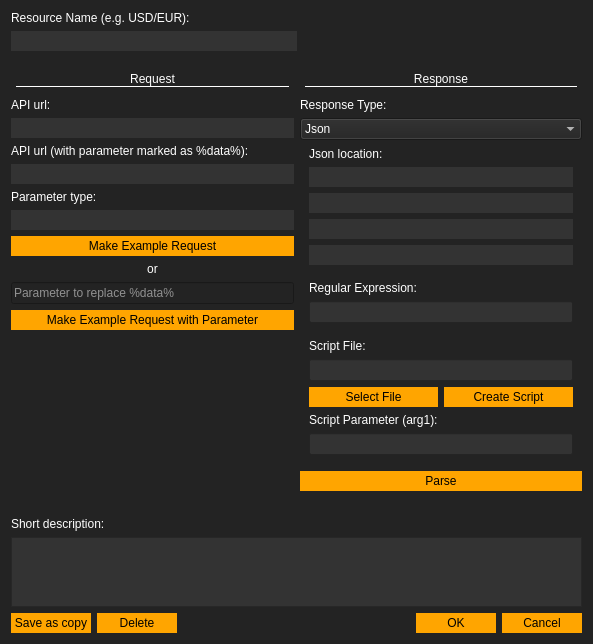
<?xml version="1.0" encoding="UTF-8"?>
<ui version="4.0">
 <class>ConfigItem</class>
 <widget class="QDialog" name="ConfigItem">
  <property name="geometry">
   <rect>
    <x>0</x>
    <y>0</y>
    <width>593</width>
    <height>439</height>
   </rect>
  </property>
  <property name="sizePolicy">
   <sizepolicy hsizetype="MinimumExpanding" vsizetype="Preferred">
    <horstretch>0</horstretch>
    <verstretch>0</verstretch>
   </sizepolicy>
  </property>
  <property name="windowTitle">
   <string>Add Item</string>
  </property>
  <property name="windowIcon">
   <iconset>
    <normaloff>resources/acria_logo5_colored.svg</normaloff>resources/acria_logo5_colored.svg</iconset>
  </property>
  <property name="styleSheet">
   <string notr="true">background-color:#232323;
color:white;</string>
  </property>
  <layout class="QVBoxLayout" name="verticalLayout">
   <item>
    <widget class="QLabel" name="label">
     <property name="text">
      <string>Resource Name (e.g. USD/EUR):</string>
     </property>
     <property name="alignment">
      <set>Qt::AlignBottom|Qt::AlignLeading|Qt::AlignLeft</set>
     </property>
    </widget>
   </item>
   <item>
    <layout class="QHBoxLayout" name="horizontalLayout_4">
     <property name="topMargin">
      <number>0</number>
     </property>
     <item>
      <widget class="QLineEdit" name="lineEdit_resource_name">
       <property name="minimumSize">
        <size>
         <width>0</width>
         <height>20</height>
        </size>
       </property>
       <property name="styleSheet">
        <string notr="true">background-color:#333333;</string>
       </property>
       <property name="frame">
        <bool>false</bool>
       </property>
      </widget>
     </item>
     <item>
      <spacer name="horizontalSpacer">
       <property name="orientation">
        <enum>Qt::Horizontal</enum>
       </property>
       <property name="sizeHint" stdset="0">
        <size>
         <width>40</width>
         <height>20</height>
        </size>
       </property>
      </spacer>
     </item>
    </layout>
   </item>
   <item>
    <layout class="QHBoxLayout" name="horizontalLayout_3">
     <property name="topMargin">
      <number>10</number>
     </property>
     <item>
      <layout class="QVBoxLayout" name="verticalLayout_3">
       <property name="topMargin">
        <number>0</number>
       </property>
       <property name="rightMargin">
        <number>0</number>
       </property>
       <item>
        <widget class="QLabel" name="label_7">
         <property name="styleSheet">
          <string notr="true">margin:5px;
border-bottom: 1px solid white;</string>
         </property>
         <property name="text">
          <string>Request</string>
         </property>
         <property name="alignment">
          <set>Qt::AlignCenter</set>
         </property>
        </widget>
       </item>
       <item>
        <widget class="QLabel" name="label_2">
         <property name="text">
          <string>API url:</string>
         </property>
         <property name="alignment">
          <set>Qt::AlignBottom|Qt::AlignLeading|Qt::AlignLeft</set>
         </property>
        </widget>
       </item>
       <item>
        <widget class="QLineEdit" name="lineEdit_2_api_url">
         <property name="minimumSize">
          <size>
           <width>0</width>
           <height>20</height>
          </size>
         </property>
         <property name="styleSheet">
          <string notr="true">background-color:#333333;</string>
         </property>
         <property name="text">
          <string/>
         </property>
         <property name="frame">
          <bool>false</bool>
         </property>
        </widget>
       </item>
       <item>
        <widget class="QLabel" name="label_4">
         <property name="text">
          <string>API url (with parameter marked as %data%):</string>
         </property>
         <property name="alignment">
          <set>Qt::AlignBottom|Qt::AlignLeading|Qt::AlignLeft</set>
         </property>
        </widget>
       </item>
       <item>
        <widget class="QLineEdit" name="lineEdit_2_api_url_2">
         <property name="minimumSize">
          <size>
           <width>0</width>
           <height>20</height>
          </size>
         </property>
         <property name="styleSheet">
          <string notr="true">background-color:#333333;</string>
         </property>
         <property name="text">
          <string/>
         </property>
         <property name="frame">
          <bool>false</bool>
         </property>
        </widget>
       </item>
       <item>
        <widget class="QLabel" name="label_5">
         <property name="text">
          <string>Parameter type:</string>
         </property>
         <property name="alignment">
          <set>Qt::AlignBottom|Qt::AlignLeading|Qt::AlignLeft</set>
         </property>
        </widget>
       </item>
       <item>
        <widget class="QLineEdit" name="lineEdit_2_parameter_type">
         <property name="minimumSize">
          <size>
           <width>0</width>
           <height>20</height>
          </size>
         </property>
         <property name="styleSheet">
          <string notr="true">background-color:#333333;</string>
         </property>
         <property name="text">
          <string/>
         </property>
         <property name="frame">
          <bool>false</bool>
         </property>
        </widget>
       </item>
       <item>
        <widget class="QPushButton" name="pushButton_make_example_request">
         <property name="styleSheet">
          <string notr="true">background-color:white;
color:black;
border: none;
/*padding:30px;*/
width:80px;
padding-top:3px;
padding-bottom:3px;
background-color:orange;</string>
         </property>
         <property name="text">
          <string>Make Example Request</string>
         </property>
        </widget>
       </item>
       <item>
        <widget class="QLabel" name="label_10">
         <property name="text">
          <string>or</string>
         </property>
         <property name="alignment">
          <set>Qt::AlignCenter</set>
         </property>
        </widget>
       </item>
       <item>
        <widget class="QLineEdit" name="lineEdit_parameter_input">
         <property name="placeholderText">
          <string>Parameter to replace %data%</string>
         </property>
        </widget>
       </item>
       <item>
        <widget class="QPushButton" name="pushButton_make_example_request_with_parameter">
         <property name="styleSheet">
          <string notr="true">background-color:white;
color:black;
border: none;
/*padding:30px;*/
width:80px;
padding-top:3px;
padding-bottom:3px;
background-color:orange;</string>
         </property>
         <property name="text">
          <string>Make Example Request with Parameter</string>
         </property>
        </widget>
       </item>
       <item>
        <widget class="QLabel" name="label_example_request">
         <property name="text">
          <string/>
         </property>
         <property name="alignment">
          <set>Qt::AlignLeading|Qt::AlignLeft|Qt::AlignTop</set>
         </property>
         <property name="wordWrap">
          <bool>true</bool>
         </property>
        </widget>
       </item>
       <item>
        <widget class="QLabel" name="label_data_type_conversion">
         <property name="text">
          <string/>
         </property>
         <property name="alignment">
          <set>Qt::AlignLeading|Qt::AlignLeft|Qt::AlignTop</set>
         </property>
         <property name="wordWrap">
          <bool>true</bool>
         </property>
        </widget>
       </item>
       <item>
        <spacer name="verticalSpacer_2">
         <property name="orientation">
          <enum>Qt::Vertical</enum>
         </property>
         <property name="sizeHint" stdset="0">
          <size>
           <width>0</width>
           <height>0</height>
          </size>
         </property>
        </spacer>
       </item>
      </layout>
     </item>
     <item>
      <layout class="QVBoxLayout" name="verticalLayout_2">
       <property name="topMargin">
        <number>0</number>
       </property>
       <item>
        <widget class="QLabel" name="label_8">
         <property name="styleSheet">
          <string notr="true">margin:5px;
border-bottom: 1px solid white;</string>
         </property>
         <property name="text">
          <string>Response</string>
         </property>
         <property name="alignment">
          <set>Qt::AlignCenter</set>
         </property>
        </widget>
       </item>
       <item>
        <widget class="QLabel" name="label_6">
         <property name="text">
          <string>Response Type:</string>
         </property>
        </widget>
       </item>
       <item>
        <widget class="QComboBox" name="comboBox">
         <property name="currentIndex">
          <number>0</number>
         </property>
         <property name="maxVisibleItems">
          <number>2</number>
         </property>
         <property name="frame">
          <bool>true</bool>
         </property>
         <item>
          <property name="text">
           <string>Json</string>
          </property>
         </item>
         <item>
          <property name="text">
           <string>Regular Expression</string>
          </property>
         </item>
         <item>
          <property name="text">
           <string>Script</string>
          </property>
         </item>
        </widget>
       </item>
       <item>
        <widget class="QWidget" name="verticalWidget_response_json" native="true">
         <layout class="QVBoxLayout" name="verticalLayout_re_json">
          <property name="topMargin">
           <number>1</number>
          </property>
          <item>
           <widget class="QLabel" name="label_3">
            <property name="text">
             <string>Json location:</string>
            </property>
            <property name="alignment">
             <set>Qt::AlignBottom|Qt::AlignLeading|Qt::AlignLeft</set>
            </property>
           </widget>
          </item>
          <item>
           <widget class="QLineEdit" name="lineEdit_json1">
            <property name="minimumSize">
             <size>
              <width>0</width>
              <height>20</height>
             </size>
            </property>
            <property name="styleSheet">
             <string notr="true">background-color:#333333;</string>
            </property>
            <property name="frame">
             <bool>false</bool>
            </property>
           </widget>
          </item>
          <item>
           <widget class="QLineEdit" name="lineEdit_json2">
            <property name="minimumSize">
             <size>
              <width>0</width>
              <height>20</height>
             </size>
            </property>
            <property name="styleSheet">
             <string notr="true">background-color:#333333;</string>
            </property>
            <property name="frame">
             <bool>false</bool>
            </property>
           </widget>
          </item>
          <item>
           <widget class="QLineEdit" name="lineEdit_json3">
            <property name="minimumSize">
             <size>
              <width>0</width>
              <height>20</height>
             </size>
            </property>
            <property name="styleSheet">
             <string notr="true">background-color:#333333;</string>
            </property>
            <property name="frame">
             <bool>false</bool>
            </property>
           </widget>
          </item>
          <item>
           <widget class="QLineEdit" name="lineEdit_json4">
            <property name="minimumSize">
             <size>
              <width>0</width>
              <height>20</height>
             </size>
            </property>
            <property name="styleSheet">
             <string notr="true">background-color:#333333;</string>
            </property>
            <property name="frame">
             <bool>false</bool>
            </property>
           </widget>
          </item>
         </layout>
        </widget>
       </item>
       <item>
        <widget class="QWidget" name="verticalWidget_response_regex" native="true">
         <layout class="QVBoxLayout" name="verticalLayout_re_regex">
          <property name="topMargin">
           <number>1</number>
          </property>
          <item>
           <widget class="QLabel" name="label_9">
            <property name="text">
             <string>Regular Expression:</string>
            </property>
           </widget>
          </item>
          <item>
           <widget class="QLineEdit" name="lineEdit_regex_text">
            <property name="styleSheet">
             <string notr="true">background-color:#333333;</string>
            </property>
            <property name="frame">
             <bool>true</bool>
            </property>
           </widget>
          </item>
          <item>
           <spacer name="verticalSpacer_3">
            <property name="orientation">
             <enum>Qt::Vertical</enum>
            </property>
            <property name="sizeHint" stdset="0">
             <size>
              <width>0</width>
              <height>0</height>
             </size>
            </property>
           </spacer>
          </item>
         </layout>
        </widget>
       </item>
       <item>
        <widget class="QWidget" name="verticalWidget_script" native="true">
         <layout class="QVBoxLayout" name="verticalLayout_response_script">
          <property name="topMargin">
           <number>1</number>
          </property>
          <property name="bottomMargin">
           <number>10</number>
          </property>
          <item>
           <widget class="QLabel" name="label_12">
            <property name="text">
             <string>Script File:</string>
            </property>
           </widget>
          </item>
          <item>
           <widget class="QLineEdit" name="lineEdit_script_file">
            <property name="styleSheet">
             <string notr="true">background-color:#333333;</string>
            </property>
            <property name="frame">
             <bool>true</bool>
            </property>
           </widget>
          </item>
          <item>
           <layout class="QHBoxLayout" name="horizontalLayout_2">
            <property name="topMargin">
             <number>0</number>
            </property>
            <item>
             <widget class="QPushButton" name="pushButton_select_script_file">
              <property name="styleSheet">
               <string notr="true">background-color:white;
color:black;
border: none;
/*padding:30px;*/
width:80px;
padding-top:3px;
padding-bottom:3px;
background-color:orange;</string>
              </property>
              <property name="text">
               <string>Select File</string>
              </property>
             </widget>
            </item>
            <item>
             <widget class="QPushButton" name="pushButton_create_script_file">
              <property name="styleSheet">
               <string notr="true">background-color:white;
color:black;
border: none;
/*padding:30px;*/
width:80px;
padding-top:3px;
padding-bottom:3px;
background-color:orange;</string>
              </property>
              <property name="text">
               <string>Create Script</string>
              </property>
             </widget>
            </item>
           </layout>
          </item>
          <item>
           <widget class="QLabel" name="label_13">
            <property name="text">
             <string>Script Parameter (arg1):</string>
            </property>
           </widget>
          </item>
          <item>
           <widget class="QLineEdit" name="lineEdit_script_parameter">
            <property name="styleSheet">
             <string notr="true">background-color:#333333;</string>
            </property>
           </widget>
          </item>
         </layout>
        </widget>
       </item>
       <item>
        <widget class="QPushButton" name="pushButton_response_parse">
         <property name="styleSheet">
          <string notr="true">background-color:white;
color:black;
border: none;
/*padding:30px;*/
width:80px;
padding-top:3px;
padding-bottom:3px;
background-color:orange;</string>
         </property>
         <property name="text">
          <string>Parse</string>
         </property>
        </widget>
       </item>
       <item>
        <widget class="QLabel" name="label_response_parsed">
         <property name="text">
          <string/>
         </property>
         <property name="textInteractionFlags">
          <set>Qt::LinksAccessibleByMouse|Qt::TextSelectableByMouse</set>
         </property>
        </widget>
       </item>
      </layout>
     </item>
    </layout>
   </item>
   <item>
    <widget class="QLabel" name="label_11">
     <property name="text">
      <string>Short description:</string>
     </property>
    </widget>
   </item>
   <item>
    <widget class="QPlainTextEdit" name="plainTextEdit_description">
     <property name="styleSheet">
      <string notr="true">background-color:#333333;</string>
     </property>
    </widget>
   </item>
   <item>
    <layout class="QHBoxLayout" name="horizontalLayout">
     <property name="topMargin">
      <number>0</number>
     </property>
     <item>
      <widget class="QPushButton" name="pushButton_save_and_continue">
       <property name="minimumSize">
        <size>
         <width>80</width>
         <height>0</height>
        </size>
       </property>
       <property name="styleSheet">
        <string notr="true">background-color:white;
color:black;
border: none;
/*padding:30px;*/
width:80px;
padding-top:3px;
padding-bottom:3px;
background-color:orange;</string>
       </property>
       <property name="text">
        <string>Save as copy</string>
       </property>
      </widget>
     </item>
     <item>
      <widget class="QPushButton" name="pushButton_delete_item">
       <property name="minimumSize">
        <size>
         <width>80</width>
         <height>0</height>
        </size>
       </property>
       <property name="styleSheet">
        <string notr="true">background-color:white;
color:black;
border: none;
/*padding:30px;*/
width:80px;
padding-top:3px;
padding-bottom:3px;
background-color:orange;</string>
       </property>
       <property name="text">
        <string>Delete</string>
       </property>
      </widget>
     </item>
     <item>
      <widget class="QDialogButtonBox" name="buttonBox_1">
       <property name="styleSheet">
        <string notr="true">background-color:white;
color:black;
border: none;
/*padding:30px;*/
width:80px;
padding-top:3px;
padding-bottom:3px;
background-color:orange;</string>
       </property>
       <property name="orientation">
        <enum>Qt::Horizontal</enum>
       </property>
       <property name="standardButtons">
        <set>QDialogButtonBox::Cancel|QDialogButtonBox::Ok</set>
       </property>
      </widget>
     </item>
    </layout>
   </item>
   <item>
    <spacer name="verticalSpacer">
     <property name="orientation">
      <enum>Qt::Vertical</enum>
     </property>
     <property name="sizeHint" stdset="0">
      <size>
       <width>0</width>
       <height>0</height>
      </size>
     </property>
    </spacer>
   </item>
  </layout>
 </widget>
 <resources/>
 <connections>
  <connection>
   <sender>buttonBox_1</sender>
   <signal>accepted()</signal>
   <receiver>ConfigItem</receiver>
   <slot>accept()</slot>
   <hints>
    <hint type="sourcelabel">
     <x>248</x>
     <y>254</y>
    </hint>
    <hint type="destinationlabel">
     <x>157</x>
     <y>274</y>
    </hint>
   </hints>
  </connection>
  <connection>
   <sender>buttonBox_1</sender>
   <signal>rejected()</signal>
   <receiver>ConfigItem</receiver>
   <slot>reject()</slot>
   <hints>
    <hint type="sourcelabel">
     <x>316</x>
     <y>260</y>
    </hint>
    <hint type="destinationlabel">
     <x>286</x>
     <y>274</y>
    </hint>
   </hints>
  </connection>
 </connections>
</ui>
